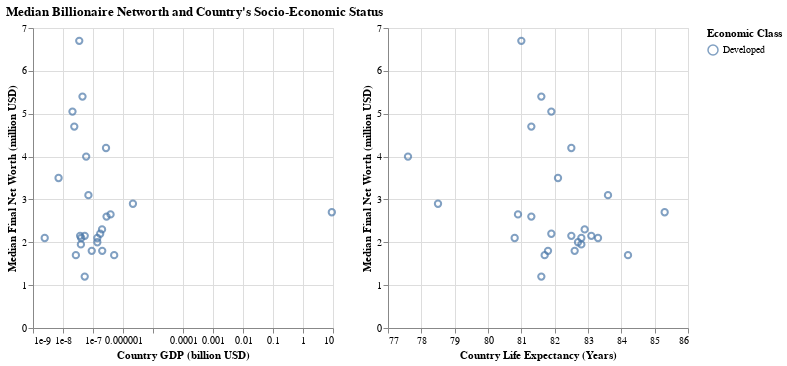

Notebook code for this chart:
### Code cell
dropdown_ops = task3df['e_class'].unique().tolist()
dropdown = alt.binding_select(
    options = dropdown_ops,
    name='Economic Class: '
)

selection = alt.selection_point(
    fields=['e_class'],
    value=[{'e_class': dropdown_ops[0]}],
    bind=dropdown
)

zzz= alt.Chart(task3df).mark_point(size=40).encode(
    alt.X('gdp_country',
          title='Country GDP (billion USD)').scale(type='log'),
    alt.Y('medianFinalWorth',
          title='Median Final Net Worth (million USD)'),
    color=alt.condition(splot_brush,
                        'e_class:N',
                        alt.value('lightgray'),
                        title='Economic Class'),
    tooltip=[
             alt.Tooltip('country',
                         title='Country'),
             alt.Tooltip('gdp_country',
                         title='Country GDP (billion USD)'),
             alt.Tooltip('medianFinalWorth',
                         title='Median Final Net worth (million USD)'), 
             ]
).add_params(splot_brush)
zzz1 = life_splot = alt.Chart(task3df).mark_point(size=40).encode(
    alt.X('life_expectancy_country',
          title='Country Life Expectancy (Years)').scale(zero=False),
    alt.Y('medianFinalWorth', title='Median Final Net Worth (million USD)'),
    color=alt.condition(splot_brush,
                        'e_class:N',
                        alt.value('lightgray'),
                        title='Economic Class'),
    tooltip=[
             alt.Tooltip('country',
                         title='Country'),
             alt.Tooltip('life_expectancy_country',
                         title='Country Life Expectancy'),
             alt.Tooltip('medianFinalWorth',
                         title='Median Final Net worth (million USD)'),
             ]
).add_params(splot_brush)

task34 = (gdp_splot | life_splot.encode(
    color=alt.condition(splot_brush,
                        'e_class:N',
                        alt.value('lightgray')),
).add_params(splot_brush, selection)).properties(
    title="Median Billionaire Networth and Country's Socio-Economic Status",
).transform_filter(
    selection
)
task34

### Figure 1 — Vega-Lite specification as saved in the notebook (floating-point values rounded to 4 significant figures)
{"config": {"view": {"continuousWidth": 300, "continuousHeight": 300}}, "hconcat": [{"mark": {"type": "point", "size": 40}, "encoding": {"color": {"condition": {"param": "param_3", "empty": true, "field": "e_class", "type": "nominal", "title": "Economic Class"}, "value": "lightgray"}, "tooltip": [{"field": "country", "title": "Country", "type": "nominal"}, {"field": "gdp_country", "title": "Country GDP (billion USD)", "type": "quantitative"}, {"field": "medianFinalWorth", "title": "Median Final Net worth (million USD)", "type": "quantitative"}], "x": {"field": "gdp_country", "scale": {"type": "log"}, "title": "Country GDP (billion USD)", "type": "quantitative"}, "y": {"field": "medianFinalWorth", "title": "Median Final Net Worth (million USD)", "type": "quantitative"}}, "name": "view_6"}, {"mark": {"type": "point", "size": 40}, "encoding": {"color": {"condition": {"param": "param_3", "empty": true, "field": "e_class", "type": "nominal"}, "value": "lightgray"}, "tooltip": [{"field": "country", "title": "Country", "type": "nominal"}, {"field": "life_expectancy_country", "title": "Country Life Expectancy", "type": "quantitative"}, {"field": "medianFinalWorth", "title": "Median Final Net worth (million USD)", "type": "quantitative"}], "x": {"field": "life_expectancy_country", "scale": {"zero": false}, "title": "Country Life Expectancy (Years)", "type": "quantitative"}, "y": {"field": "medianFinalWorth", "title": "Median Final Net Worth (million USD)", "type": "quantitative"}}, "name": "view_7"}], "data": {"name": "data-b876889aebde5618199e0f62923b8f02"}, "params": [{"name": "param_3", "select": {"type": "interval", "encodings": ["x", "y"]}, "views": ["view_6", "view_7"]}, {"name": "param_7", "select": {"type": "point", "fields": ["e_class"]}, "bind": {"input": "select", "options": ["Developed", "Emerging", "Developing"], "name": "Economic Class: "}, "value": [{"e_class": "Developed"}], "views": ["view_7"]}], "title": "Median Billionaire Networth and Country's Socio-Economic Status", "transform": [{"filter": {"param": "param_7"}}], "$schema": "https://vega.github.io/schema/vega-lite/v5.8.0.json", "datasets": {"data-b876889aebde5618199e0f62923b8f02": [{"medianFinalWorth": 4.2, "country": "France", "gdp_country": 2.716e-07, "life_expectancy_country": 82.5, "economic_class": 1, "e_class": "Developed"}, {"medianFinalWorth": 2.9, "country": "United States", "gdp_country": 2.143e-06, "life_expectancy_country": 78.5, "economic_class": 1, "e_class": "Developed"}, {"medianFinalWorth": 4.0, "country": "Mexico", "gdp_country": 1.258e-07, "life_expectancy_country": 75.0, "economic_class": 2, "e_class": "Emerging"}, {"medianFinalWorth": 2.1, "country": "India", "gdp_country": 2.611e-07, "life_expectancy_country": 69.4, "economic_class": 2, "e_class": "Emerging"}, {"medianFinalWorth": 2.1, "country": "Spain", "gdp_country": 1.394e-07, "life_expectancy_country": 83.3, "economic_class": 1, "e_class": "Developed"}, {"medianFinalWorth": 1.9, "country": "China", "gdp_country": 1.991e-06, "life_expectancy_country": 77.0, "economic_class": 2, "e_class": "Emerging"}, {"medianFinalWorth": 2.2, "country": "Canada", "gdp_country": 1.736e-07, "life_expectancy_country": 81.9, "economic_class": 1, "e_class": "Developed"}, {"medianFinalWorth": 2.65, "country": "Germany", "gdp_country": 3.846e-07, "life_expectancy_country": 80.9, "economic_class": 1, "e_class": "Developed"}, {"medianFinalWorth": 3.1, "country": "Switzerland", "gdp_country": 7.031e-08, "life_expectancy_country": 83.6, "economic_class": 1, "e_class": "Developed"}, {"medianFinalWorth": 1.2, "country": "Belgium", "gdp_country": 5.296e-08, "life_expectancy_country": 81.6, "economic_class": 1, "e_class": "Developed"}, {"medianFinalWorth": 2.7, "country": "Hong Kong", "gdp_country": 9.14, "life_expectancy_country": 85.3, "economic_class": 1, "e_class": "Developed"}, {"medianFinalWorth": 5.4, "country": "Austria", "gdp_country": 4.463e-08, "life_expectancy_country": 81.6, "economic_class": 1, "e_class": "Developed"}, {"medianFinalWorth": 1.7, "country": "Japan", "gdp_country": 5.082e-07, "life_expectancy_country": 84.2, "economic_class": 1, "e_class": "Developed"}, {"medianFinalWorth": 2.6, "country": "United Kingdom", "gdp_country": 2.827e-07, "life_expectancy_country": 81.3, "economic_class": 1, "e_class": "Developed"}, {"medianFinalWorth": 2.0, "country": "Australia", "gdp_country": 1.393e-07, "life_expectancy_country": 82.7, "economic_class": 1, "e_class": "Developed"}, {"medianFinalWorth": 1.9, "country": "Indonesia", "gdp_country": 1.119e-07, "life_expectancy_country": 71.5, "economic_class": 2, "e_class": "Emerging"}, {"medianFinalWorth": 3.2, "country": "United Arab Emirates", "gdp_country": 4.211e-08, "life_expectancy_country": 77.8, "economic_class": 2, "e_class": "Emerging"}, {"medianFinalWorth": 2.5, "country": "Russia", "gdp_country": 1.7e-07, "life_expectancy_country": 72.7, "economic_class": 2, "e_class": "Emerging"}, {"medianFinalWorth": 3.1, "country": "Chile", "gdp_country": 2.823e-08, "life_expectancy_country": 80.0, "economic_class": 2, "e_class": "Emerging"}, {"medianFinalWorth": 4.1, "country": "Czech Republic", "gdp_country": 2.465e-08, "life_expectancy_country": 79.0, "economic_class": 2, "e_class": "Emerging"}, {"medianFinalWorth": 2.15, "country": "Sweden", "gdp_country": 5.308e-08, "life_expectancy_country": 82.5, "economic_class": 1, "e_class": "Developed"}, {"medianFinalWorth": 1.95, "country": "Thailand", "gdp_country": 5.436e-08, "life_expectancy_country": 76.9, "economic_class": 2, "e_class": "Emerging"}, {"medianFinalWorth": 2.15, "country": "Singapore", "gdp_country": 3.721e-08, "life_expectancy_country": 83.1, "economic_class": 1, "e_class": "Developed"}, {"medianFinalWorth": 8.2, "country": "Nigeria", "gdp_country": 4.481e-08, "life_expectancy_country": 54.3, "economic_class": 2, "e_class": "Emerging"}, {"medianFinalWorth": 8.2, "country": "Nigeria", "gdp_country": 4.481e-08, "life_expectancy_country": 54.3, "economic_class": 3, "e_class": "Developing"}, {"medianFinalWorth": 1.95, "country": "Israel", "gdp_country": 3.951e-08, "life_expectancy_country": 82.8, "economic_class": 1, "e_class": "Developed"}, {"medianFinalWorth": 1.95, "country": "Israel", "gdp_country": 3.951e-08, "life_expectancy_country": 82.8, "economic_class": 2, "e_class": "Emerging"}, {"medianFinalWorth": 2.3, "country": "Italy", "gdp_country": 2.001e-07, "life_expectancy_country": 82.9, "economic_class": 1, "e_class": "Developed"}, {"medianFinalWorth": 2.7, "country": "South Africa", "gdp_country": 3.514e-08, "life_expectancy_country": 63.9, "economic_class": 2, "e_class": "Emerging"}, {"medianFinalWorth": 1.8, "country": "Brazil", "gdp_country": 1.84e-07, "life_expectancy_country": 75.7, "economic_class": 2, "e_class": "Emerging"}, {"medianFinalWorth": 1.7, "country": "Malaysia", "gdp_country": 3.647e-08, "life_expectancy_country": 76.0, "economic_class": 2, "e_class": "Emerging"}, {"medianFinalWorth": 1.8, "country": "South Korea", "gdp_country": 2.029e-07, "life_expectancy_country": 82.6, "economic_class": 1, "e_class": "Developed"}, {"medianFinalWorth": 1.8, "country": "South Korea", "gdp_country": 2.029e-07, "life_expectancy_country": 82.6, "economic_class": 2, "e_class": "Emerging"}, {"medianFinalWorth": 5.05, "country": "New Zealand", "gdp_country": 2.069e-08, "life_expectancy_country": 81.9, "economic_class": 1, "e_class": "Developed"}, {"medianFinalWorth": 2.4, "country": "Philippines", "gdp_country": 3.768e-08, "life_expectancy_country": 71.1, "economic_class": 2, "e_class": "Emerging"}, {"medianFinalWorth": 2.1, "country": "Taiwan", "gdp_country": 18.52, "life_expectancy_country": 81.0, "economic_class": 2, "e_class": "Emerging"}, {"medianFinalWorth": 2.1, "country": "Norway", "gdp_country": 4.033e-08, "life_expectancy_country": 82.8, "economic_class": 1, "e_class": "Developed"}, {"medianFinalWorth": 2.4, "country": "Egypt", "gdp_country": 3.032e-08, "life_expectancy_country": 71.8, "economic_class": 2, "e_class": "Emerging"}, {"medianFinalWorth": 2.4, "country": "Egypt", "gdp_country": 3.032e-08, "life_expectancy_country": 71.8, "economic_class": 3, "e_class": "Developing"}, {"medianFinalWorth": 6.7, "country": "Denmark", "gdp_country": 3.481e-08, "life_expectancy_country": 81.0, "economic_class": 1, "e_class": "Developed"}, {"medianFinalWorth": 6.4, "country": "Colombia", "gdp_country": 3.238e-08, "life_expectancy_country": 77.1, "economic_class": 2, "e_class": "Emerging"}, {"medianFinalWorth": 1.8, "country": "Netherlands", "gdp_country": 9.091e-08, "life_expectancy_country": 81.8, "economic_class": 1, "e_class": "Developed"}, {"medianFinalWorth": 4.0, "country": "Poland", "gdp_country": 5.922e-08, "life_expectancy_country": 77.6, "economic_class": 1, "e_class": "Developed"}, {"medianFinalWorth": 4.0, "country": "Poland", "gdp_country": 5.922e-08, "life_expectancy_country": 77.6, "economic_class": 2, "e_class": "Emerging"}, {"medianFinalWorth": 1.35, "country": "Ukraine", "gdp_country": 1.538e-08, "life_expectancy_country": 71.6, "economic_class": 2, "e_class": "Emerging"}, {"medianFinalWorth": 1.35, "country": "Ukraine", "gdp_country": 1.538e-08, "life_expectancy_country": 71.6, "economic_class": 3, "e_class": "Developing"}, {"medianFinalWorth": 1.9, "country": "Greece", "gdp_country": 2.099e-08, "life_expectancy_country": 81.3, "economic_class": 2, "e_class": "Emerging"}, {"medianFinalWorth": 1.9, "country": "Turkey", "gdp_country": 7.544e-08, "life_expectancy_country": 77.4, "economic_class": 2, "e_class": "Emerging"}, {"medianFinalWorth": 2.4, "country": "Argentina", "gdp_country": 4.497e-08, "life_expectancy_country": 76.5, "economic_class": 2, "e_class": "Emerging"}, {"medianFinalWorth": 4.7, "country": "Portugal", "gdp_country": 2.377e-08, "life_expectancy_country": 81.3, "economic_class": 1, "e_class": "Developed"}, {"medianFinalWorth": 3.7, "country": "Kazakhstan", "gdp_country": 1.802e-08, "life_expectancy_country": 73.2, "economic_class": 3, "e_class": "Developing"}, {"medianFinalWorth": 1.65, "country": "Vietnam", "gdp_country": 2.619e-08, "life_expectancy_country": 75.3, "economic_class": 2, "e_class": "Emerging"}, {"medianFinalWorth": 1.65, "country": "Vietnam", "gdp_country": 2.619e-08, "life_expectancy_country": 75.3, "economic_class": 3, "e_class": "Developing"}, {"medianFinalWorth": 4.2, "country": "Latvia", "gdp_country": 3.412e-09, "life_expectancy_country": 74.7, "economic_class": 3, "e_class": "Developing"}, {"medianFinalWorth": 1.7, "country": "Finland", "gdp_country": 2.688e-08, "life_expectancy_country": 81.7, "economic_class": 1, "e_class": "Developed"}, {"medianFinalWorth": 3.5, "country": "Luxembourg", "gdp_country": 7.11e-09, "life_expectancy_country": 82.1, "economic_class": 1, "e_class": "Developed"}, {"medianFinalWorth": 2.8, "country": "Lebanon", "gdp_country": 5.337e-09, "life_expectancy_country": 78.9, "economic_class": 3, "e_class": "Developing"}, {"medianFinalWorth": 2.7, "country": "Oman", "gdp_country": 7.698e-09, "life_expectancy_country": 77.6, "economic_class": 2, "e_class": "Emerging"}, {"medianFinalWorth": 2.7, "country": "Oman", "gdp_country": 7.698e-09, "life_expectancy_country": 77.6, "economic_class": 3, "e_class": "Developing"}, {"medianFinalWorth": 2.1, "country": "Cyprus", "gdp_country": 2.456e-09, "life_expectancy_country": 80.8, "economic_class": 1, "e_class": "Developed"}, {"medianFinalWorth": 2.1, "country": "Cyprus", "gdp_country": 2.456e-09, "life_expectancy_country": 80.8, "economic_class": 3, "e_class": "Developing"}, {"medianFinalWorth": 1.7, "country": "Romania", "gdp_country": 2.501e-08, "life_expectancy_country": 75.4, "economic_class": 2, "e_class": "Emerging"}, {"medianFinalWorth": 1.7, "country": "Romania", "gdp_country": 2.501e-08, "life_expectancy_country": 75.4, "economic_class": 3, "e_class": "Developing"}, {"medianFinalWorth": 1.5, "country": "Qatar", "gdp_country": 1.835e-08, "life_expectancy_country": 80.1, "economic_class": 2, "e_class": "Emerging"}, {"medianFinalWorth": 1.5, "country": "Qatar", "gdp_country": 1.835e-08, "life_expectancy_country": 80.1, "economic_class": 3, "e_class": "Developing"}, {"medianFinalWorth": 1.55, "country": "Slovakia", "gdp_country": 1.054e-08, "life_expectancy_country": 77.2, "economic_class": 3, "e_class": "Developing"}, {"medianFinalWorth": 1.4, "country": "Morocco", "gdp_country": 1.187e-08, "life_expectancy_country": 76.5, "economic_class": 2, "e_class": "Emerging"}, {"medianFinalWorth": 1.4, "country": "Morocco", "gdp_country": 1.187e-08, "life_expectancy_country": 76.5, "economic_class": 3, "e_class": "Developing"}, {"medianFinalWorth": 1.2, "country": "Hungary", "gdp_country": 1.61e-08, "life_expectancy_country": 75.8, "economic_class": 2, "e_class": "Emerging"}, {"medianFinalWorth": 1.5, "country": "Tanzania", "gdp_country": 6.318e-09, "life_expectancy_country": 65.0, "economic_class": 3, "e_class": "Developing"}, {"medianFinalWorth": 1.25, "country": "Peru", "gdp_country": 2.268e-08, "life_expectancy_country": 76.5, "economic_class": 2, "e_class": "Emerging"}]}}
